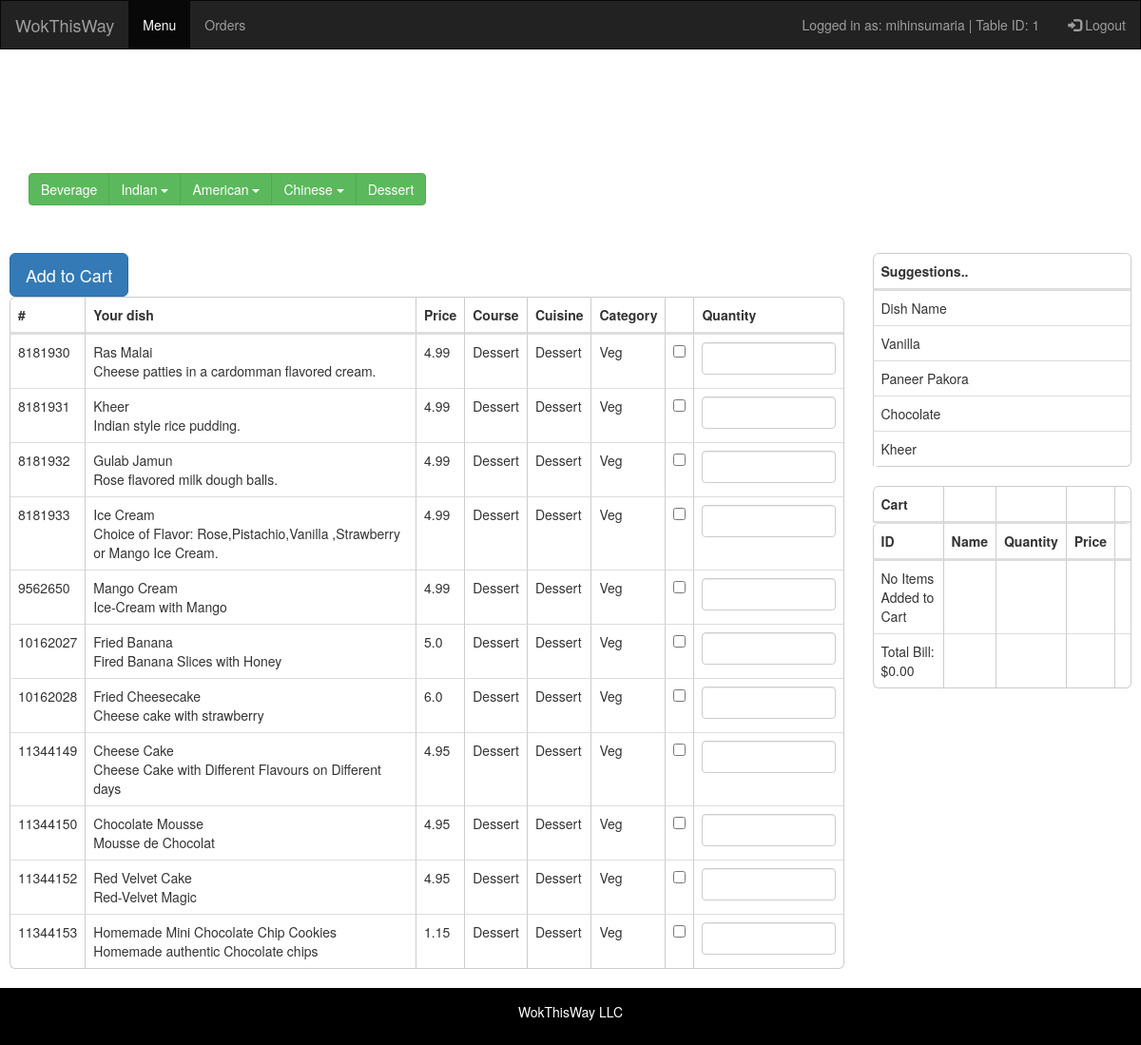
Page /dessert/ (signed in) on the committed database.
### restaurantmanagementsystem/models.py (models this page shows, shortened)
class Food(models.Model):
	ID=models.BigIntegerField(primary_key=True)
	name=models.CharField(max_length=50)
	description=models.CharField(max_length=300)
	price=models.FloatField()
	course=models.CharField(max_length=50)
	cuisine=models.CharField(max_length=50)
	category=models.CharField(max_length=50)

### restaurantmanagementsystem/views.py (the view)
# urls.py: url(r'^dessert/$',views.dessert, name = 'dessert'),
def dessert(request):
    username=request.session['username']
    tableid=request.session['tableid']
    global cart
    food_list = Food.objects.filter(cuisine = 'Dessert')
    bill = total_bill()
    recommendation = get_recommedations()
    return render(request,'restaurantmanagementsystem/menu.html',{'food_list':food_list,'cart':cart,'bill':bill,'username':username,'recommendation':recommendation,'tableid':tableid})

### restaurantmanagementsystem/views.py (called while the page is built)
def total_bill():
    global cart
    totalprice =0
    for item in cart:
        totalprice += item.get_price()
    return "{0:.2f}".format(totalprice)

def get_recommedations():
    recommendation=dict()
    foodFreq = Order.objects.values_list('food').annotate(Count('food'))
    for food,freq in foodFreq:
        name = Food.objects.values_list('name', flat = 'True').get(ID= food)
        recommendation[name]= freq
    recommendationSorted =sorted(recommendation.items(), key=lambda x: x[1])
    lenght = len(recommendationSorted)
    if(lenght>4):
        recommendationSorted = recommendationSorted[lenght-4:lenght]
    return reversed(recommendationSorted)

### restaurantmanagementsystem/templates/restaurantmanagementsystem/menu.html (shortened to what this page needs)
<!DOCTYPE html>
<html lang="en">
<head>
  <link rel="stylesheet" href="https://maxcdn.bootstrapcdn.com/bootstrap/3.3.7/css/bootstrap.min.css">
      {% load staticfiles %}
      /*{% load staticfiles %}
</head>
<body>
<nav class="navbar navbar-inverse">
  <div class="container-fluid">
    <div class="navbar-header">
      <a class="navbar-brand" href="#">WokThisWay</a>
    </div>
    <ul class="nav navbar-nav">
      <li class="active"><a href="{% url 'guest_menu_page' %}">Menu</a></li>
      <li><a href="Orders.html">Orders</a></li>
    </ul>
    <ul class="nav navbar-nav navbar-right">
      <li><span class="navbar-text">Logged in as: {{ username }} | Table ID: {{tableid}}</span></li>
      <li><a href="{% url 'logout' %}"><span class="glyphicon glyphicon-log-in"></span> Logout</a></li>
    </ul>
  </div>
</nav>
<div class="container" text-align:center>
  <h1>Wok this Way!</h1>
  <p>One stop solution for quick meals..</p>
  <p>Easy ordering and take away system</p>
</div>
<div class="container">
  <div class = "btn-group">
    <a href="{% url 'beverage' %}" style="color: white;" class="btn btn-success">Beverage</a>
    <div class="btn-group">
      <button type="button" class="btn btn-success dropdown-toggle" data-toggle="dropdown">Indian <span class="caret"></span></button>
    </div>
    <div class="btn-group">
      <button type="button" class="btn btn-success dropdown-toggle" data-toggle="dropdown">American <span class="caret"></span></button>
    </div>
    <div class="btn-group">
      <button type="button" class="btn btn-success dropdown-toggle" data-toggle="dropdown">Chinese <span class="caret"></span></button>
    </div>
    <a href="{% url 'dessert' %}" style="color: white;" class="btn btn-success">Dessert</a>
  </div>
</div>
  <br><br>
<div class="row" style="background-color: rgba(255,255,255,0.7); padding: 10px 10px 10px 10px;">
  <div class="col-sm-9" style="margin-bottom: 30px">
    <form action="{% url 'add_to_cart'%}" method="POST">
  <div class="table-responsive">
  <table class="table table-hover table-curved">
    <thead class="thead-inverse">
      <tr>
        <th>#</th>
        <th>Your dish</th>
        <th>Price</th>
        <th>Course</th>
        <th>Cuisine</th>
        <th>Category</th>
        <th></th>
        <th>Quantity</th>
      </tr>
    </thead>
    <tbody>
      {% if food_list %}
      {% for food in food_list %}
      <tr>
        <td>{{food.ID}}</td>
        <td>{{food.name}} <br>{{food.description}}</td>
        <td>{{food.price}}</td>
        <td>{{food.course}}</td>
        <td>{{food.cuisine}}</td>
        <td>{{food.category}}</td>
    <td class="vcenter"><input type="checkbox" name = "food" id="{{food.ID}}" value= "{{food.ID}}"/></td>
    <td>
    <input type="number" class="form-control" name = "quantity" id="{{food.ID}}"   min="1" >
    </td>
      </tr>
      {%endfor%}
    <button type="submit" class="btn btn-primary btn-lg">Add to Cart</button>
    <br>
    {%endif%}
    </tbody>
  </table>
</div></form></div>
  <div class="col-sm-3">
  <div class="table-responsive">
  <table class="table table-hover table-curved">
    <thead>
      <tr><th>Suggestions..</th></tr>
      {%if recommendation%}
      <tr>
        <td>Dish Name</td>
    </tr>
      {% for k,v in recommendation%}
      <tr>
        <td>{{k}}</td>
    </tr>
    {%endfor%}
    {% else %}
    <tr>
      <td>No Suggestions to Show</td>
    </tr>
    {%endif%}
    </table>
  </div>
  <form action="{% url 'cart_transaction'%}" method="POST">
  <div class="table-responsive">
  <table class="table table-hover table-curved">
    <thead>
      <tr>
        <th>Cart</th>
        <th><br/></th>
        <th><br/></th>
        <th><br/></th>
        <th><br/></th>
      </tr>
      <tr>
        <th>ID</th>
        <th>Name</th>
        <th>Quantity</th>
        <th>Price</th>
        <th><br/></th>
      </tr>
    </thead>
    <tbody>
      {%if cart%}
      {%for item in cart%}
    <tr><td>{{item.get_id}}</td>
      <td>{{item.get_name}}</td>
    <td>{{item.get_qty}}</td>
    <td>{{item.get_price}}</td>
    <td><input type="checkbox" name = "remove_check" id="" value= "{{item.get_id}}"/></td>
  </tr>
  {%endfor%}
  <tr><button type="submit" class="btn btn-md btn-primary" style="margin-right: 5px; margin-bottom: 10px;" name = "order" >Order</button>
    <button type="submit" class="btn btn-md btn-primary" name = "remove" style="margin-left: 5px; margin-bottom: 10px;">Remove</button> </tr>
    </tbody>
    {%else%}
    <tr>
    <td>No Items Added to Cart</td>
    <td> </td>
    <td> </td>
    <td> </td>
    <td> </td>
  </tr>
    {%endif%}
  <tr>
    <td>Total Bill: ${{bill}}</td>
    <td> </td>
    <td> </td>
    <td> </td>
    <td> </td>
  </tr>
</table>
  </div>
</form>
  </div>
</div>
<br>
<div class="navbar navbar-fixed-bottom">
  <footer class="container-fluid text-center">
    <p>WokThisWay LLC</p>
  </footer>
</div>
</body>
</html>

### rows in the picture
Food: ID "8181930", name "Ras Malai", description "Cheese patties in a cardomman flavored cream.", price "4.99", course "Dessert", cuisine "Dessert", category "Veg"
Food: ID "8181931", name "Kheer", description "Indian style rice pudding.", price "4.99", course "Dessert", cuisine "Dessert", category "Veg"
Food: ID "8181932", name "Gulab Jamun", description "Rose flavored milk dough balls.", price "4.99", course "Dessert", cuisine "Dessert", category "Veg"
Food: ID "8181933", name "Ice Cream", description "Choice of Flavor: Rose,Pistachio,Vanilla ,Strawberry or Mango Ice Cream.", price "4.99", course "Dessert", cuisine "Dessert", category "Veg"
Food: ID "9562650", name "Mango Cream", description "Ice-Cream with Mango", price "4.99", course "Dessert", cuisine "Dessert", category "Veg"
Food: ID "10162027", name "Fried Banana", description "Fired Banana Slices with Honey", price "5.0", course "Dessert", cuisine "Dessert", category "Veg"
Food: ID "10162028", name "Fried Cheesecake", description "Cheese cake with strawberry", price "6.0", course "Dessert", cuisine "Dessert", category "Veg"
Food: ID "11344149", name "Cheese Cake", description "Cheese Cake with Different Flavours on Different days", price "4.95", course "Dessert", cuisine "Dessert", category "Veg"
Food: ID "11344150", name "Chocolate Mousse", description "Mousse de Chocolat", price "4.95", course "Dessert", cuisine "Dessert", category "Veg"
Food: ID "11344152", name "Red Velvet Cake", description "Red-Velvet Magic", price "4.95", course "Dessert", cuisine "Dessert", category "Veg"
Food: ID "11344153", name "Homemade Mini Chocolate Chip Cookies", description "Homemade authentic Chocolate chips", price "1.15", course "Dessert", cuisine "Dessert", category "Veg"

### other values in the picture
{{ username }} "mihinsumaria"
{{ tableid }} "1"
{{ k }} "Vanilla" "Paneer Pakora" "Chocolate" "Kheer"
{{ bill }} "0.00"
